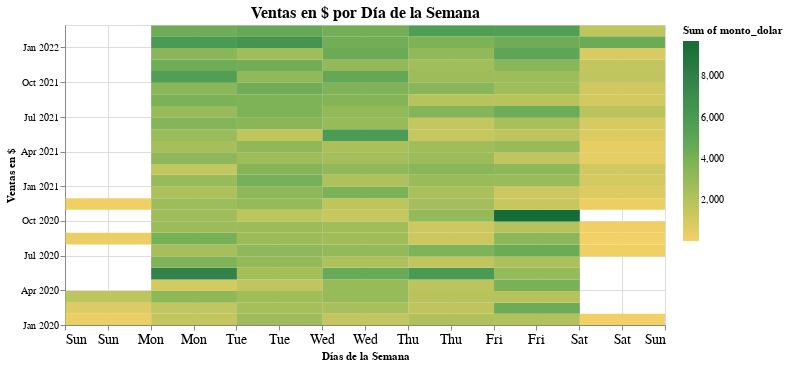

The notebook cell saved with this chart:
### Code cell
mapa = alt.Chart(df_ventas_dol).mark_rect().encode(
                x=alt.X('day(fecha):T', title='Días de la Semana', axis = alt.Axis(labelAngle=0, labelFontSize=14)),
                y=alt.Y('yearmonth(fecha):T', title = 'Ventas en $', scale=alt.Scale(zero=False), 
                  axis = alt.Axis(grid=True, titleAnchor='middle', titleAngle = 270, labelFontSize=10)),
                color=alt.Color('sum(monto_dolar):Q', scale=alt.Scale(scheme='goldgreen')),
                tooltip=[
                    alt.Tooltip('day(fecha):T', title='Día'),
                    alt.Tooltip('yearmonth(fecha):T', title='Mes y Año'),
                    alt.Tooltip('sum(monto_dolar):Q', title='Ventas en $')]
                ).properties(title='Ventas en $ por Día de la Semana',
                             width=600, 
                             height=300
                ).configure_title(
                    fontSize = 16,
                    anchor = 'middle',
                ).interactive()

mapa

### Figure 1 — Vega-Lite specification as saved in the notebook (floating-point values rounded to 4 significant figures; data arrays with more than 128 entries replaced by an {"elided": "..."} marker saying what was removed)
{"config": {"view": {"continuousWidth": 400, "continuousHeight": 300}, "title": {"anchor": "middle", "fontSize": 16}}, "data": {"name": "data-a7ec29a1c52efe8cf6aaf89c57d87266"}, "mark": "rect", "encoding": {"color": {"aggregate": "sum", "field": "monto_dolar", "scale": {"scheme": "goldgreen"}, "type": "quantitative"}, "tooltip": [{"field": "fecha", "timeUnit": "day", "title": "Día", "type": "temporal"}, {"field": "fecha", "timeUnit": "yearmonth", "title": "Mes y Año", "type": "temporal"}, {"aggregate": "sum", "field": "monto_dolar", "title": "Ventas en $", "type": "quantitative"}], "x": {"axis": {"labelAngle": 0, "labelFontSize": 14}, "field": "fecha", "timeUnit": "day", "title": "Días de la Semana", "type": "temporal"}, "y": {"axis": {"grid": true, "labelFontSize": 10, "titleAnchor": "middle", "titleAngle": 270}, "field": "fecha", "scale": {"zero": false}, "timeUnit": "yearmonth", "title": "Ventas en $", "type": "temporal"}}, "height": 300, "selection": {"selector002": {"type": "interval", "bind": "scales", "encodings": ["x", "y"]}}, "title": "Ventas en $ por Día de la Semana", "width": 600, "$schema": "https://vega.github.io/schema/vega-lite/v4.17.0.json", "datasets": {"data-a7ec29a1c52efe8cf6aaf89c57d87266": {"elided": "612 records"}}}
